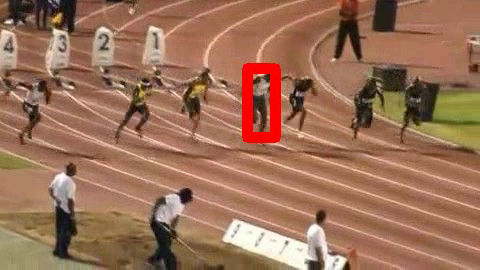
#> input picture frame 29 of daily/8/DeepLearning/myproject/VOT/my.avi, 480 x 270 px, given in place of VID_20181006_155810.mp4, which was not available
$ jupyter execute video.ipynb   (text cells are left out)
#> lines starting #> are read from the running program, lines starting #| are printed output that depends on the picture
[cell 1]
import cv2
import numpy as np

[cell 2]
def readVideo(filename):
    cap=cv2.VideoCapture(filename)
    print('total:',cap.get(cv2.CAP_PROP_FRAME_COUNT),'Frames')
    print('codec:',hex(int(cap.get(cv2.CAP_PROP_FOURCC)))) #avc1
    print('rate(fps):',cap.get(cv2.CAP_PROP_FPS))
    print('width:',int(cap.get(cv2.CAP_PROP_FRAME_WIDTH)))
    print('height:',int(cap.get(cv2.CAP_PROP_FRAME_HEIGHT)))
    print('format',cap.get(cv2.CAP_PROP_FORMAT))
    return cap

def videoWriter(output,videoformat='XVID',scale=(480,640),fps=30):
    codec=cv2.VideoWriter_fourcc(*videoformat)
    vid_writer = cv2.VideoWriter(output,codec,fps,scale)
    return vid_writer

[cell 3]
path='VID_20181006_155810.mp4'
cap=cv2.VideoCapture(path)
print('total:',cap.get(cv2.CAP_PROP_FRAME_COUNT),'Frames')
print('codec:',hex(int(cap.get(cv2.CAP_PROP_FOURCC)))) #avc1
print('rate(fps):',cap.get(cv2.CAP_PROP_FPS))
print('width:',cap.get(cv2.CAP_PROP_FRAME_WIDTH))
print('height:',cap.get(cv2.CAP_PROP_FRAME_HEIGHT))
print('format',cap.get(cv2.CAP_PROP_FORMAT))
cap.release()

[cell 4]
path='VID_20181006_155810.mp4'
save_path='my.avi'

cap=cv2.VideoCapture(path)
codec=int(cap.get(cv2.CAP_PROP_FOURCC))
format='XVID'
codec=cv2.VideoWriter_fourcc(*format)
scale=(1080,1920)
print(hex(codec))

vid_writer = cv2.VideoWriter(save_path,codec,30,scale)
while True:
    retval,frame=cap.read()
#> frame is the input picture: shape (270, 480, 3); mean B, G, R 87.5, 112.3, 155.4
    if not retval:break
    frame=cv2.rotate(frame,cv2.ROTATE_90_CLOCKWISE)
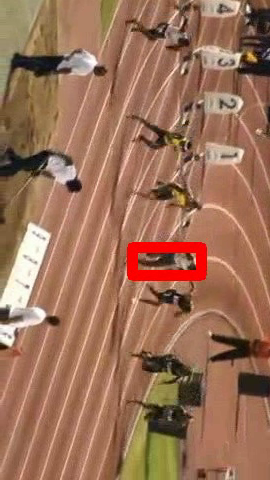
#> frame: shape (480, 270, 3); mean B, G, R 87.5, 112.3, 155.4
    frame=cv2.resize(frame,scale)
#> frame: shape (1920, 1080, 3)
    vid_writer.write(frame)
cap.release()
vid_writer.release()


$ run again, starting later in the video
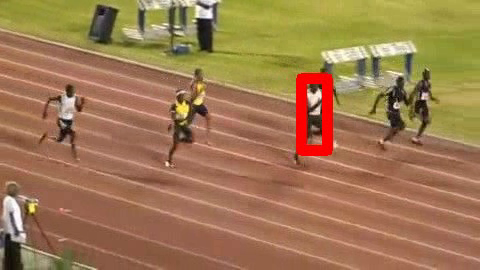
#> input picture frame 131 of daily/8/DeepLearning/myproject/VOT/my.avi, 480 x 270 px, given in place of VID_20181006_155810.mp4, which was not available
#> frame is the input picture: shape (270, 480, 3); mean B, G, R 81.6, 121.2, 158.5
#> `frame=cv2.rotate(frame,cv2.ROTATE_90_CLOCKWISE)`:
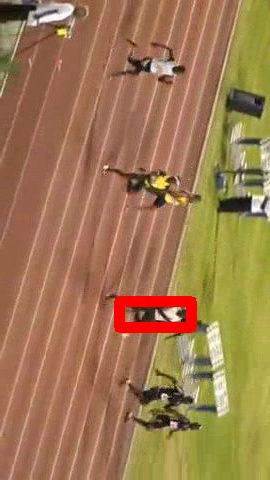
#> frame: shape (480, 270, 3); mean B, G, R 81.6, 121.2, 158.5

$ run again, starting later in the video
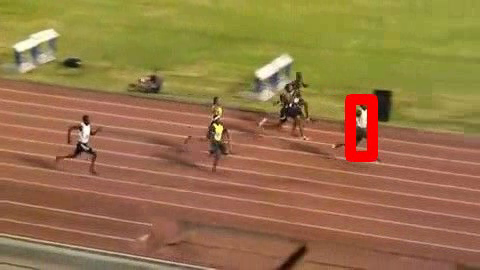
#> input picture frame 234 of daily/8/DeepLearning/myproject/VOT/my.avi, 480 x 270 px, given in place of VID_20181006_155810.mp4, which was not available
#> frame is the input picture: shape (270, 480, 3); mean B, G, R 71.7, 116.5, 150.2
#> `frame=cv2.rotate(frame,cv2.ROTATE_90_CLOCKWISE)`:
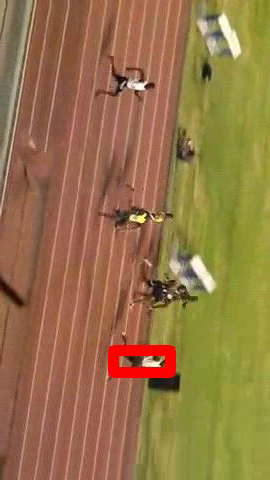
#> frame: shape (480, 270, 3); mean B, G, R 71.7, 116.5, 150.2
